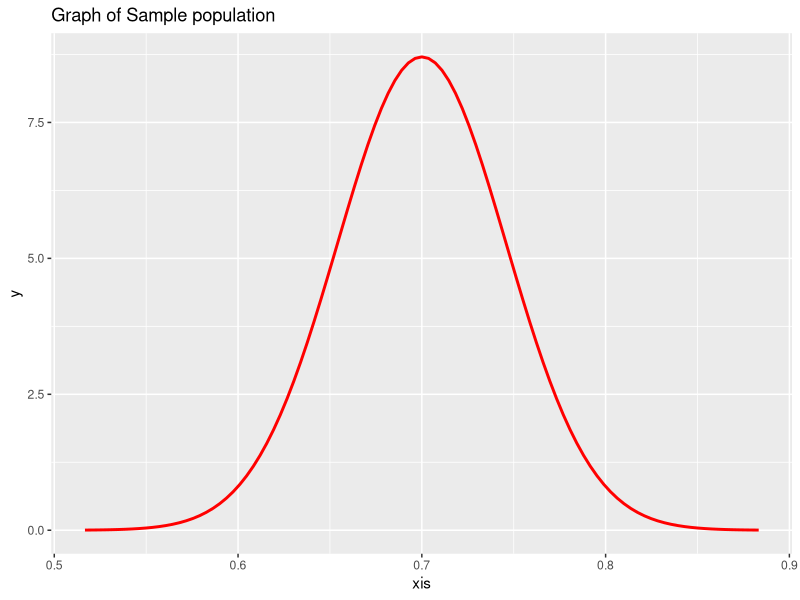

R code for this plot:
library(ggplot2)

p=0.7
sd=sqrt(0.7*0.3/100)

p1<-pnorm(0.8, mean=p, sd=sd, lower.tail = T)
p2<-pnorm(0.6, mean=p, sd=sd, lower.tail = T)
print(p1-p2)

an = ggplot(data.frame(xis=c(p-4*sd, p+4*sd)), aes(x=xis)) + stat_function(fun=dnorm, args=list(mean=p, sd=sd), colour="red", size=1) + ggtitle("Graph of Sample population")
print(an)